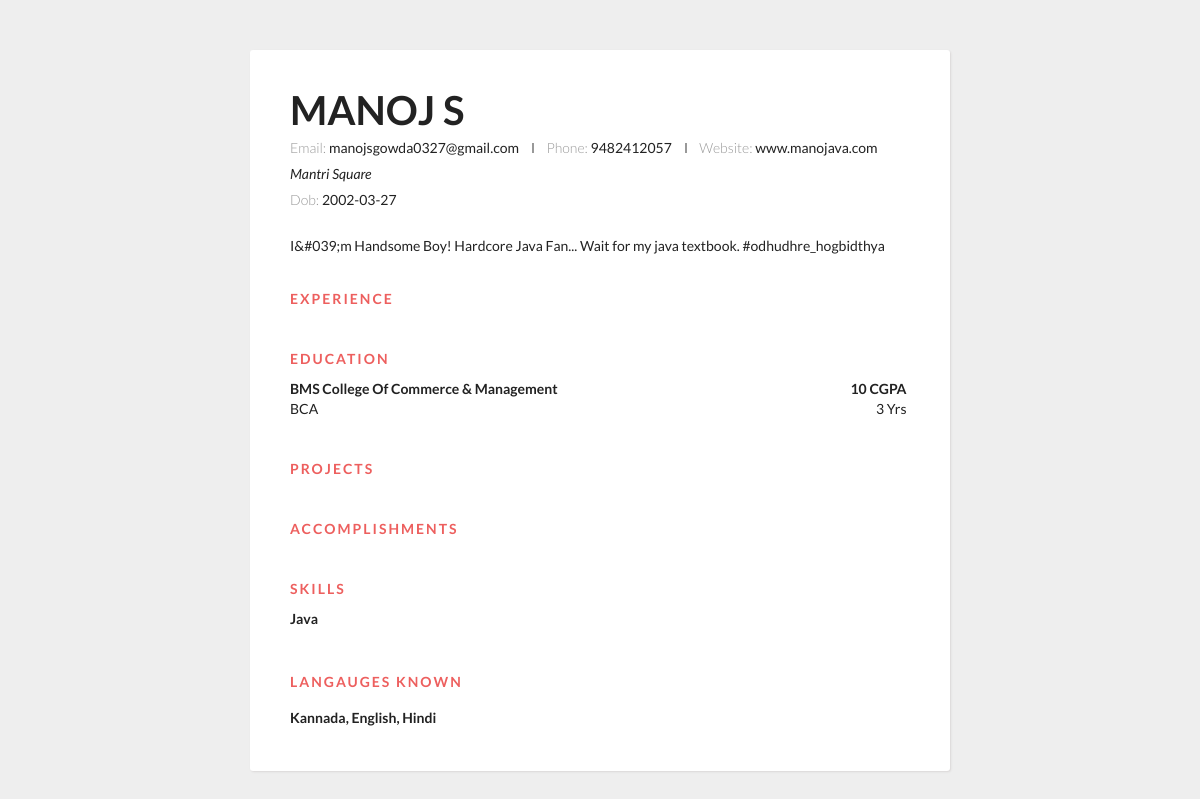
The page /college/resume.php?id=5 on the database its author committed.
### tables this page shows
CREATE TABLE `students` (
  `id` int(11) NOT NULL,
  `name` text NOT NULL,
  `profile_photo` text NOT NULL,
  `email_id` text NOT NULL,
  `contact_number` text NOT NULL,
  `password` text NOT NULL,
  `college_id` int(11) NOT NULL,
  `dob` date NOT NULL,
  `bio` text NOT NULL,
  `address` text NOT NULL,
  `website` text NOT NULL,
  `skills` text NOT NULL,
  `languages` text NOT NULL,
  `status` tinyint(1) NOT NULL DEFAULT 1,
  `created_at` datetime NOT NULL DEFAULT current_timestamp()
);

CREATE TABLE `educations` (
  `id` int(11) NOT NULL,
  `student_id` int(11) NOT NULL,
  `college_name` text NOT NULL,
  `course` text NOT NULL,
  `duration` text NOT NULL,
  `score` text NOT NULL,
  `status` tinyint(1) NOT NULL DEFAULT 1,
  `created_at` datetime NOT NULL DEFAULT current_timestamp()
);

### includes/data.php (called while the page is built, shortened)
<?php
function qSELECT($query, $object = NULL)
{
	global $link;
	$result = mysqli_query($link, $query);
	$return = [];
	if ($result) {
		$num = mysqli_num_rows($result);
		for ($i = 0; $i < $num; $i++) {
			if (!is_null($object)) {
				$row = mysqli_fetch_object($result, MYSQLI_ASSOC);
			} else {
				$row = mysqli_fetch_array($result, MYSQLI_ASSOC);
			}
			$return[$i] = $row;
		}
	}
	return $return;
}
function getById($table, $id)
{
	$query = "SELECT * FROM " . $table . " WHERE id=" . $id . " ";
	$result = qSELECT($query);
	if ($result) return $result[0];
	else return $result;
}
function getWhere($table, $where)
{
	$query = "SELECT * FROM " . $table . " WHERE " . $where;
	$result = qSELECT($query);
	return $result;
}

### college/resume.php (the view, shortened to what this page needs)
<?php
include("../includes/connect.php");
include("../includes/data.php");
$student = getById("students", $_GET["id"]);
$education = getWhere("educations", 'student_id=' . $_GET["id"]);
?>
<!DOCTYPE html>
<html lang="en">
<head>
  <link rel="stylesheet" href="../css/resume-style.css">
</head>
<div class="container">
  <div id="section-to-print">
    <div class="header">
      <div class="full-name">
        <span class="first-name" style="line-height: 1;"><?php echo $student["name"]; ?></span>
      </div>
      <div class="contact-info">
        <span class="email">Email: </span>
        <span class="email-val"><?php echo $student["email_id"]; ?></span>
        <span class="separator"></span>
        <span class="phone">Phone: </span>
        <span class="phone-val"><?php echo $student["contact_number"]; ?></span>
        <span class="separator"></span>
        <span class="phone">Website: </span>
        <span class="phone-val"><?php echo $student["website"]; ?></span>
        <address> <?php echo $student["address"]; ?></address>
        <span class="email">Dob: </span>
        <span class="email-val"><?php echo $student["dob"]; ?></span>
      </div>
      <div class="about">
        <span class="desc">
          <?php echo $student["bio"]; ?> </span>
      </div>
    </div>
    <div class="details">
      <div class="section">
        <div class="section__title">Experience</div>
      </div>
      <div class="section">
        <div class="section__title">Education</div>
        <div class="section__list">
        <?php
          for ($i = 0; $i < sizeof($education); $i++) {
            $item = $education[$i];
            echo '<div class="section__list-item">
                    <div class="left">
                      <div class="name">' . $item["college_name"] . '</div>
                      <div class="addr">' . $item["course"] . '</div>
                      </div>
                      <div class="right">
                      <div class="name">' . $item["score"] . '</div>
                      <div class="duration">' . $item["duration"] . '</div>
                    </div>
                  </div>';
          }
          ?>
        </div>
      </div>
      <div class="section">
        <div class="section__title">Projects</div>
      </div>
      <div class="section">
        <div class="section__title">Accomplishments</div>
      </div>
      <div class="section">
        <div class="section__title">Skills</div>
        <div class="skills">
          <div class="skills__item">
            <div class="left">
              <div class="name">
                <?php echo $student["skills"]; ?>
              </div>
            </div>
          </div>
        </div>
        <div class="skills__item">
        </div>
      </div>
    </div>
    <div class="section">
      <div class="section__title">Langauges Known</div>
      <div class="section__list">
        <div class="section__list-item">
          <div class="name"><?php echo $student["languages"]; ?></div>
        </div>
      </div>
    </div>
  </div>
</div>
</html>

### css/resume-style.css (style rules this page uses)
* { margin: 0; padding: 0; box-sizing: border-box; }
html { height: 100%; }
.container { max-width: 700px; background: #fff; margin: 0px auto 0px; box-shadow: 1px 1px 2px #DAD7D7; border-radius: 3px; padding: 40px; margin-top: 50px; }
.header { margin-bottom: 30px; }
.full-name { font-size: 40px; text-transform: uppercase; margin-bottom: 5px; }
.first-name { font-weight: 700; }
.contact-info { margin-bottom: 20px; }
.email , .phone { color: #999; font-weight: 300; }
.separator { height: 10px; display: inline-block; border-left: 2px solid #999; margin: 0px 10px; }
.details { line-height: 20px; }
.section { margin-bottom: 40px; }
.section:last-of-type { margin-bottom: 0px; }
.section__title { letter-spacing: 2px; color: #ed5f5e; font-weight: bold; margin-bottom: 10px; text-transform: uppercase; }
.section__list-item { margin-bottom: 40px; }
.section__list-item:last-of-type { margin-bottom: 0; }
.left , .right { vertical-align: top; display: inline-block; }
.left { width: 60%; }
.right { text-align: right; width: 39%; }
.name { font-weight: bold; }
.skills__item { margin-bottom: 10px; }

### rows shown on the page
students: name "MANOJ S", email "manojsgowda0327@gmail.com", contact_number "9482412057", website "www.manojava.com", address "Mantri Square", dob "2002-03-27", bio "I&#039;m Handsome Boy! Hardcore Java Fan... Wait for my java textbook. #odhudhre_hogbidthya", skills "Java", languages "Kannada, English, Hindi"
educations: college_name "BMS College Of Commerce & Management", course "BCA", score "10 CGPA", duration "3 Yrs"
